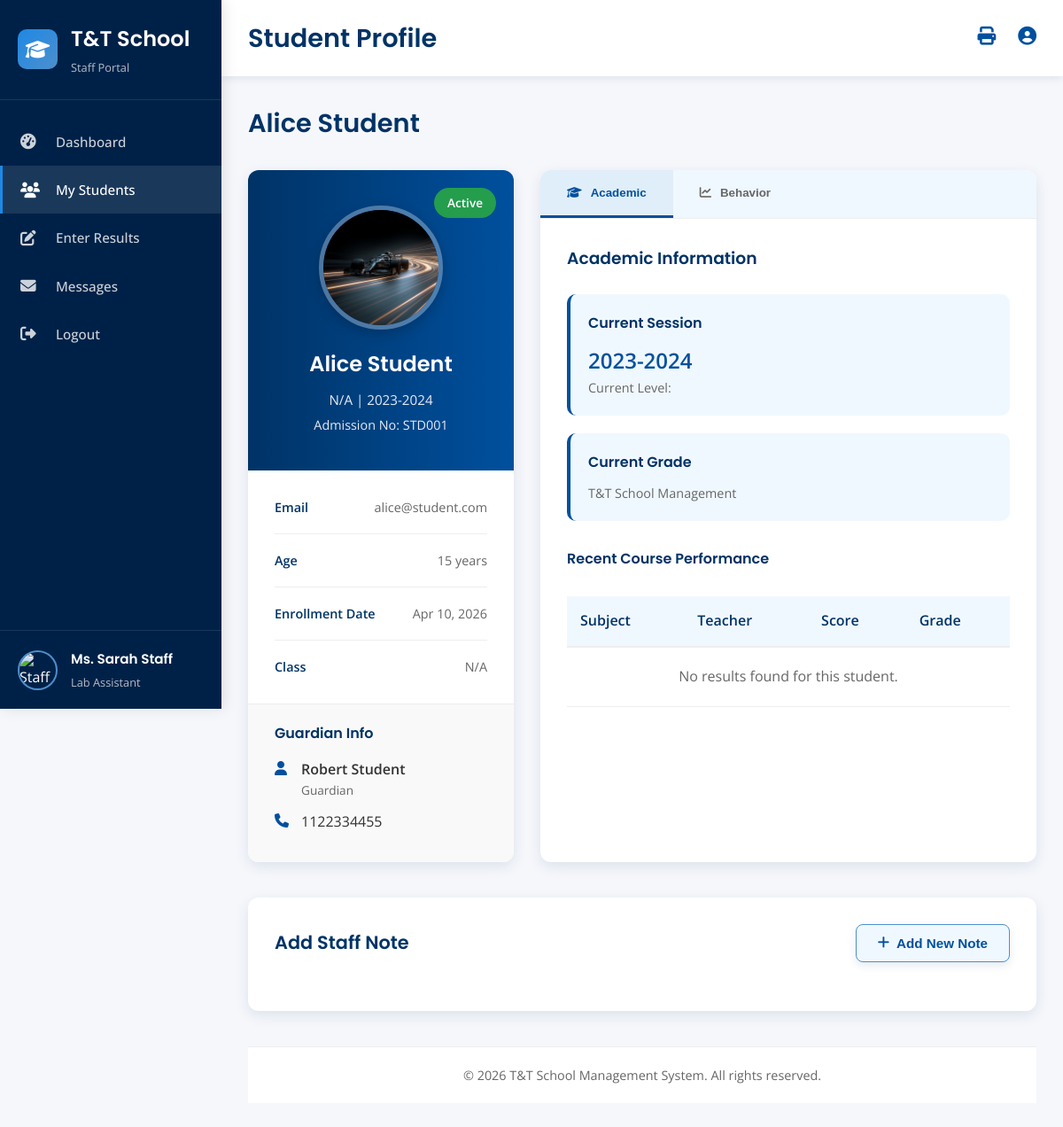
Page /staff/view_students.php?id=1 (signed in) on the committed database.
### tables this page shows
CREATE TABLE IF NOT EXISTS `staff` (
  `staff_id` int(11) NOT NULL AUTO_INCREMENT,
  `full_name` varchar(100) NOT NULL,
  `email` varchar(100) NOT NULL,
  `password` varchar(255) NOT NULL,
  `qualification` varchar(100) DEFAULT NULL,
  `subject` varchar(100) DEFAULT NULL,
  `position` varchar(50) DEFAULT NULL,
  `phone` varchar(20) DEFAULT NULL,
  `image` varchar(255) DEFAULT NULL,
  `created_at` timestamp NOT NULL DEFAULT current_timestamp(),
  PRIMARY KEY (`staff_id`),
  UNIQUE KEY `email` (`email`)
);

CREATE TABLE IF NOT EXISTS `students` (
  `student_id` int(11) NOT NULL AUTO_INCREMENT,
  `full_name` varchar(100) NOT NULL,
  `admission_no` varchar(20) NOT NULL,
  `email` varchar(100) NOT NULL,
  `password` varchar(255) NOT NULL,
  `age` int(3) NOT NULL,
  `parent_guardian` varchar(100) NOT NULL,
  `contact_number` varchar(20) NOT NULL,
  `session_of_year` varchar(20) NOT NULL,
  `class_name` varchar(10) DEFAULT NULL,
  `image` varchar(255) DEFAULT NULL,
  `created_at` timestamp NOT NULL DEFAULT current_timestamp(),
  PRIMARY KEY (`student_id`),
  UNIQUE KEY `admission_no` (`admission_no`),
  UNIQUE KEY `email` (`email`)
);

### staff/view_students.php (the view, shortened to what this page needs)
<?php
require_once '../include/config.php';
$student_id = isset($_GET['id']) ? intval($_GET['id']) : 0;
try {
    $pdo->query("CREATE TABLE IF NOT EXISTS `student_notes` (
      `note_id` int(11) NOT NULL AUTO_INCREMENT,
      `student_id` int(11) NOT NULL,
      `staff_id` int(11) NOT NULL,
      `note_text` text NOT NULL,
      `created_at` timestamp NOT NULL DEFAULT current_timestamp(),
      PRIMARY KEY (`note_id`),
      KEY `student_id` (`student_id`),
      KEY `staff_id` (`staff_id`)
    ) ENGINE=InnoDB DEFAULT CHARSET=utf8mb4;");
} catch (PDOException $e) {
}
$query = "
    SELECT * FROM students WHERE student_id = ?
";
$stmt = $pdo->prepare($query);
$stmt->execute([$student_id]);
$student = $stmt->fetch(PDO::FETCH_ASSOC);
$results_query = "
    SELECT r.*, s.full_name as teacher_name
    FROM student_results r
    JOIN staff s ON r.staff_id = s.staff_id
    WHERE r.student_id = ?
    ORDER BY r.created_at DESC
";
$stmt = $pdo->prepare($results_query);
$stmt->execute([$student_id]);
$student_results = $stmt->fetchAll(PDO::FETCH_ASSOC);
$avatar = !empty($student['image']) ? '../assets/images/student/' . $student['image'] : 'https://ui-avatars.com/api/?name=' . urlencode($student['full_name']) . '&background=random';
$enrollment_date = date('M d, Y', strtotime($student['created_at']));
?>
<!DOCTYPE html>
<html lang="en">
<head>
    <link rel="stylesheet" href="https://cdnjs.cloudflare.com/ajax/libs/font-awesome/6.4.0/css/all.min.css">
</head>
<body>
    <div class="container">
        <?php include '../include/staff_sidebar.php'; ?>
        <div class="main-content" id="mainContent">
            <div class="top-header">
                <div class="header-left">
                    <div class="page-title">
                        <h1>Student Profile</h1>
                    </div>
                </div>
                <div class="header-right">
                    <div class="header-action">
                        <i class="fas fa-print" title="Print Profile"></i>
                    </div>
                    <div class="header-action">
                        <i class="fas fa-user-circle"></i>
                    </div>
                </div>
            </div>
            <div class="dashboard-content">
                <div class="student-profile-header">
                    <h2><?php echo htmlspecialchars($student['full_name']); ?></h2>
                </div>
                <div class="student-profile-container">
                    <div class="student-profile-card">
                        <div class="profile-header">
                            <div class="profile-status status-active">Active</div>
                            <div class="profile-avatar">
                                <img src="<?php echo $avatar; ?>" alt="<?php echo htmlspecialchars($student['full_name']); ?>">
                            </div>
                            <h3><?php echo htmlspecialchars($student['full_name']); ?></h3>
                            <p><?php echo htmlspecialchars($student['class_name'] ?? 'N/A'); ?> | <?php echo htmlspecialchars($student['session_of_year'] ?? 'N/A'); ?></p>
                            <p style="font-size: 0.9rem; margin-top: 5px;">Admission No: <?php echo htmlspecialchars($student['admission_no']); ?></p>
                        </div>
                        <div class="profile-body">
                            <div class="profile-detail">
                                <span class="detail-label">Email</span>
                                <span class="detail-value"><?php echo htmlspecialchars($student['email']); ?></span>
                            </div>
                            <div class="profile-detail">
                                <span class="detail-label">Age</span>
                                <span class="detail-value"><?php echo htmlspecialchars($student['age']); ?> years</span>
                            </div>
                            <div class="profile-detail">
                                <span class="detail-label">Enrollment Date</span>
                                <span class="detail-value"><?php echo $enrollment_date; ?></span>
                            </div>
                            <div class="profile-detail">
                                <span class="detail-label">Class</span>
                                <span class="detail-value"><?php echo htmlspecialchars($student['class_name'] ?? 'N/A'); ?></span>
                            </div>
                        </div>
                        <div class="profile-footer">
                            <div class="emergency-contact">
                                <h4>Guardian Info</h4>
                                <div class="contact-item">
                                    <i class="fas fa-user"></i>
                                    <div>
                                        <div style="font-weight: 600;"><?php echo htmlspecialchars($student['parent_guardian']); ?></div>
                                        <div style="font-size: 0.85rem; color: var(--text-light);">Guardian</div>
                                    </div>
                                </div>
                                <div class="contact-item">
                                    <i class="fas fa-phone"></i>
                                    <div><?php echo htmlspecialchars($student['contact_number']); ?></div>
                                </div>
                            </div>
                        </div>
                    </div>
                    <div class="student-details-tabs">
                        <div class="tabs-header">
                            <button class="tab-btn active" data-tab="academic">
                                <i class="fas fa-graduation-cap"></i> Academic
                            </button>
                            <button class="tab-btn" data-tab="behavior">
                                <i class="fas fa-chart-line"></i> Behavior
                            </button>
                        </div>
                        <div class="tab-content active" id="academicTab">
                            <h3 style="margin-bottom: 25px;">Academic Information</h3>
                            <div class="academic-info-grid">
                                <div class="academic-card">
                                    <h4>Current Session</h4>
                                    <p style="font-size: 1.5rem; font-weight: 600; color: var(--primary-medium);"><?php echo htmlspecialchars($student['session_of_year']); ?></p>
                                    <p style="font-size: 0.9rem; color: var(--text-light);">Current Level: <?php echo htmlspecialchars($student['class_name']); ?></p>
                                </div>
                                <div class="academic-card">
                                    <h4>Current Grade</h4>
                                    <p style="font-size: 0.9rem; color: var(--text-light);">T&T School Management</p>
                                </div>
                            </div>
                            <h4 style="margin: 30px 0 20px;">Recent Course Performance</h4>
                            <div class="grades-table-container">
                                <table class="grades-table">
                                    <thead>
                                        <tr>
                                            <th>Subject</th>
                                            <th>Teacher</th>
                                            <th>Score</th>
                                            <th>Grade</th>
                                        </tr>
                                    </thead>
                                    <tbody>
                                        <?php if (empty($student_results)): ?>
                                            <tr>
                                                <td colspan="4" style="text-align: center; color: var(--text-light); padding: 20px;">No results found for this student.</td>
                                            </tr>
                                        <?php endif; ?>
                                    </tbody>
                                </table>
                            </div>
                        </div>
                    </div>
                </div>
                <div class="notes-section">
                    <div class="notes-header">
                        <h3>Add Staff Note</h3>
                        <button class="btn btn-secondary" id="addNoteBtn">
                            <i class="fas fa-plus"></i> Add New Note
                        </button>
                    </div>
                </div>
                <div class="dashboard-footer">
                    <p>&copy; <?php echo date('Y'); ?> T&T School Management System. All rights reserved.</p>
                </div>
            </div>
        </div>
    </div>
</body>
</html>

### include/staff_sidebar.php (shortened to what this page needs)
<?php
$currentPage = basename($_SERVER['PHP_SELF']);
require_once __DIR__ . '/config.php';
$staff_name = "Staff Member";
$staff_position = "Teacher";
$staff_image = "../assets/images/staff/default.png";
if (isset($_SESSION['user_id']) && $_SESSION['role'] === 'staff') {
    $stmt = $pdo->prepare("SELECT * FROM staff WHERE staff_id = ?");
    $stmt->execute([$_SESSION['user_id']]);
    $staff = $stmt->fetch();
    if ($staff) {
        $staff_name = $staff['full_name'];
        $staff_position = $staff['position'];
    }
}
?>
<div class="sidebar" id="sidebar">
    <div class="sidebar-header">
        <div class="logo-icon">
            <i class="fas fa-graduation-cap"></i>
        </div>
        <div class="logo-text">
            <h2>T&T School</h2>
            <p>Staff Portal</p>
        </div>
    </div>
    <div class="sidebar-menu">
        <a href="dashboard.php" class="menu-item <?php echo ($currentPage == 'dashboard.php') ? 'active' : ''; ?>">
            <i class="fas fa-tachometer-alt"></i>
            <span class="menu-text">Dashboard</span>
        </a>
        <a href="enroll_student.php" class="menu-item <?php echo ($currentPage == 'view_students.php') ? 'active' : ''; ?>">
            <i class="fas fa-users"></i>
            <span class="menu-text">My Students</span>
        </a>
        <a href="enter_results.php" class="menu-item <?php echo ($currentPage == 'enter_results.php') ? 'active' : ''; ?>">
            <i class="fas fa-edit"></i>
            <span class="menu-text">Enter Results</span>
        </a>
        <a href="#" class="menu-item">
            <i class="fas fa-envelope"></i>
            <span class="menu-text">Messages</span>
        </a>
        <a href="../auth/logout.php" class="menu-item">
            <i class="fas fa-sign-out-alt"></i>
            <span class="menu-text">Logout</span>
        </a>
    </div>
    <div class="sidebar-footer">
        <div class="user-info">
            <div class="user-avatar">
                <img src="<?php echo htmlspecialchars($staff_image); ?>" alt="Staff Image">
            </div>
            <div class="user-details">
                <h4><?php echo htmlspecialchars($staff_name); ?></h4>
                <p><?php echo htmlspecialchars($staff_position); ?></p>
            </div>
        </div>
    </div>
</div>

### rows in the picture
staff: full_name "Ms. Sarah Staff", position "Lab Assistant"
students: full_name "Alice Student", image (picture), class_name "N/A", session_of_year "2023-2024", admission_no "STD001", email "alice@student.com", age "15", created_at "Apr 10, 2026", parent_guardian "Robert Student", contact_number "1122334455"
